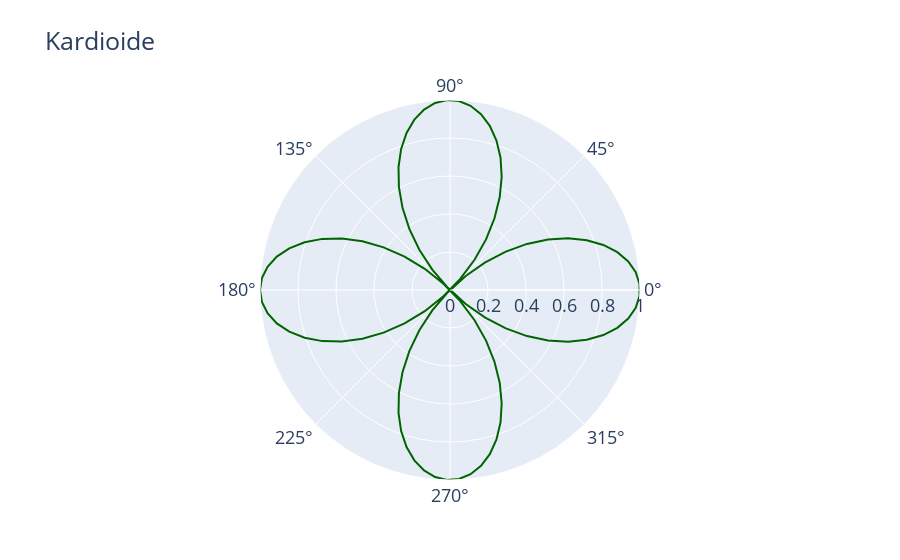

Notebook code for this chart:
### Markdown cell above
Neben Express können wir wieder *graphics objects* einsetzen. Dort verwenden wir *Scatterpolar*.

### Code cell
import plotly.graph_objects as go

fig = go.Figure(data=
    go.Scatterpolar(
        r = r,
        theta = np.rad2deg(phi),
        mode = 'lines',
        name = 'Kardioide',
        line_color = 'darkgreen',
    ))


fig.update_layout(
    title="Kardioide",
    font=dict(
        size=18
    )
)

fig.show()
